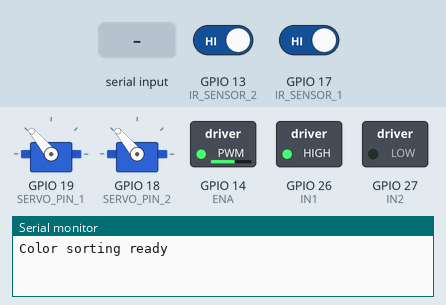
A sketch run on a simulated ESP32. Shown: 2 × servo, switched loads named in the sketch (green lamp = pin HIGH), the last lines printed to the serial monitor. The inputs (shaded band) are chosen by the test bench; at power-on: GPIO 13 (IR_SENSOR_2) HIGH, GPIO 17 (IR_SENSOR_1) HIGH.

Above: at 1.2 s.
1.3 s: GPIO 13 (IR_SENSOR_2) driven LOW
2.8 s: "GREEN\n" received over Serial
4.3 s: GPIO 17 (IR_SENSOR_1) driven LOW
At 4.8 s:
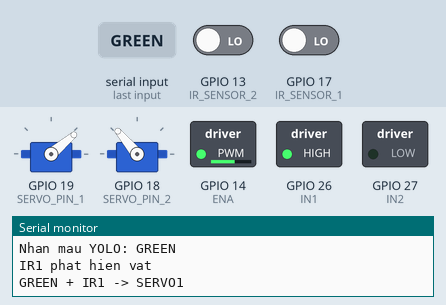
6.5 s: "RED\n" received over Serial
8.0 s: "BLUE\n" received over Serial
Timing chart, 0 to 10.5 s (numbered marks = the images above; inputs shaded):
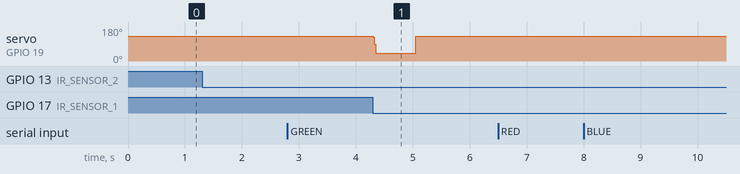

Measured:
- after the input at 4.3 s, servo on GPIO 19 (SERVO_PIN_1): 130° → 40° at once, → 130° 0.75 s later

The sketch:

ESP32.ino
```cpp
#include <ESP32Servo.h>

// MOTOR L298N
#define IN1 26
#define IN2 27
#define ENA 14

// IR SENSOR
#define IR_SENSOR_1 17
#define IR_SENSOR_2 13

// SERVO
#define SERVO_PIN_1 19
#define SERVO_PIN_2 18

Servo servo1;
Servo servo2;

// Mau YOLO nhan duoc
String currentColor = "NONE";

int previousIR1 = HIGH;
int previousIR2 = HIGH;

// Thoi gian giu servo tai goc gat
const unsigned long SERVO_HOLD_MS = 700;

// Toc do gat ra cho ca hai servo
const unsigned long SERVO_STEP_MS = 2;
const int SERVO_STEP_DEG = 4;

// SERVO 1 - GREEN
int servo1Angle = 130;
unsigned long servo1MoveTime = 0;
unsigned long servo1HoldStart = 0;
bool servo1Active = false;
bool servo1Holding = false;

// SERVO 2 - RED
int servo2Angle = 130;
unsigned long servo2MoveTime = 0;
unsigned long servo2HoldStart = 0;
bool servo2Active = false;
bool servo2Holding = false;


// Nhan mau tu Python qua Serial
void readSerialColor() {
  while (Serial.available() > 0) {
    String command = Serial.readStringUntil('\n');
    command.trim();
    command.toUpperCase();

    if (command == "GREEN" ||
        command == "RED" ||
        command == "BLUE") {

      currentColor = command;

      Serial.print("Nhan mau YOLO: ");
      Serial.println(currentColor);
    }
  }
}


// Dieu khien servo GREEN
void controlGreenServo() {
  if (!servo1Active) {
    return;
  }

  unsigned long now = millis();

  // Gat ra nhanh tu 130 do den 40 do
  if (servo1Angle > 40) {
    if (now - servo1MoveTime >= SERVO_STEP_MS) {
      servo1MoveTime = now;

      servo1Angle -= SERVO_STEP_DEG;

      if (servo1Angle < 40) {
        servo1Angle = 40;
      }

      servo1.write(servo1Angle);
    }
  }

  // Giu tai goc gat 700 ms
  if (servo1Angle == 40) {
    if (!servo1Holding) {
      servo1Holding = true;
      servo1HoldStart = now;
    }

    if (now - servo1HoldStart >= SERVO_HOLD_MS) {
      // Quay ve vi tri ban dau ngay
      servo1.write(130);
      servo1Angle = 130;
      servo1Active = false;
      servo1Holding = false;

      Serial.println("Servo GREEN da quay ve 130 do");
    }
  }
}


// Dieu khien servo RED
void controlRedServo() {
  if (!servo2Active) {
    return;
  }

  unsigned long now = millis();

  // Gat ra nhanh tu 130 do den 40 do
  if (servo2Angle > 40) {
    if (now - servo2MoveTime >= SERVO_STEP_MS) {
      servo2MoveTime = now;

      servo2Angle -= SERVO_STEP_DEG;

      if (servo2Angle < 40) {
        servo2Angle = 40;
      }

      servo2.write(servo2Angle);
    }
  }

  // Giu tai goc gat 700 ms
  if (servo2Angle == 40) {
    if (!servo2Holding) {
      servo2Holding = true;
      servo2HoldStart = now;
    }

    if (now - servo2HoldStart >= SERVO_HOLD_MS) {
      // Quay ve vi tri ban dau ngay
      servo2.write(130);
      servo2Angle = 130;
      servo2Active = false;
      servo2Holding = false;

      Serial.println("Servo RED da quay ve 130 do");
    }
  }
}


void setup() {
  Serial.begin(115200);
  Serial.setTimeout(5);

  pinMode(IN1, OUTPUT);
  pinMode(IN2, OUTPUT);
  pinMode(ENA, OUTPUT);

  pinMode(IR_SENSOR_1, INPUT);
  pinMode(IR_SENSOR_2, INPUT);

  servo1.attach(SERVO_PIN_1);
  servo2.attach(SERVO_PIN_2);

  servo1.write(130);
  servo2.write(130);

  // Motor chay tien
  digitalWrite(IN1, HIGH);
  digitalWrite(IN2, LOW);
  analogWrite(ENA, 150);

  Serial.println("Color sorting ready");
}


void loop() {
  readSerialColor();

  int sensor1 = digitalRead(IR_SENSOR_1);
  int sensor2 = digitalRead(IR_SENSOR_2);

  // ==========================================
  // CUM 1: GREEN + IR1 -> SERVO1
  // ==========================================
  if (previousIR1 == HIGH && sensor1 == LOW) {
    Serial.println("IR1 phat hien vat");

    if (currentColor == "GREEN" && !servo1Active) {
      Serial.println("GREEN + IR1 -> SERVO1");

      servo1Active = true;
      servo1Holding = false;
      servo1MoveTime = millis();
      servo1HoldStart = 0;

      currentColor = "NONE";
    } else {
      Serial.println("IR1: Sai mau hoac servo dang hoat dong");
    }
  }

  // ==========================================
  // CUM 2: RED + IR2 -> SERVO2
  // ==========================================
  if (previousIR2 == HIGH && sensor2 == LOW) {
    Serial.println("IR2 phat hien vat");

    if (currentColor == "RED" && !servo2Active) {
      Serial.println("RED + IR2 -> SERVO2");
      delay(250);
      servo2Active = true;
      servo2Holding = false;
      servo2MoveTime = millis();
      servo2HoldStart = 0;

      currentColor = "NONE";
    } else {
      Serial.println("IR2: Sai mau hoac servo dang hoat dong");
    }
  }

  previousIR1 = sensor1;
  previousIR2 = sensor2;

  // Cap nhat hai servo doc lap
  controlGreenServo();
  controlRedServo();

  delay(1);
}
```
